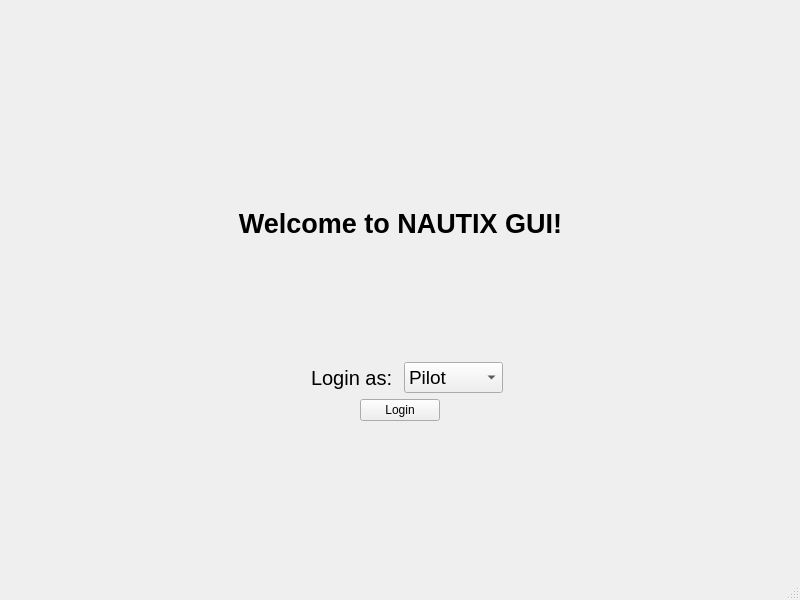
<?xml version="1.0" encoding="UTF-8"?>
<ui version="4.0">
 <class>MainWindow</class>
 <widget class="QMainWindow" name="MainWindow">
  <property name="geometry">
   <rect>
    <x>0</x>
    <y>0</y>
    <width>800</width>
    <height>600</height>
   </rect>
  </property>
  <property name="windowTitle">
   <string>MainWindow</string>
  </property>
  <widget class="QWidget" name="centralwidget">
   <widget class="QWidget" name="widget" native="true">
    <property name="geometry">
     <rect>
      <x>80</x>
      <y>90</y>
      <width>641</width>
      <height>331</height>
     </rect>
    </property>
    <layout class="QVBoxLayout" name="verticalLayout">
     <item>
      <widget class="QLabel" name="welcome_label">
       <property name="sizePolicy">
        <sizepolicy hsizetype="Expanding" vsizetype="Preferred">
         <horstretch>0</horstretch>
         <verstretch>0</verstretch>
        </sizepolicy>
       </property>
       <property name="font">
        <font>
         <pointsize>20</pointsize>
         <bold>true</bold>
        </font>
       </property>
       <property name="text">
        <string>Welcome to NAUTIX GUI!</string>
       </property>
       <property name="alignment">
        <set>Qt::AlignmentFlag::AlignCenter</set>
       </property>
      </widget>
     </item>
     <item>
      <layout class="QHBoxLayout" name="horizontalLayout" stretch="0,0">
       <item alignment="Qt::AlignmentFlag::AlignRight">
        <widget class="QLabel" name="login_label">
         <property name="font">
          <font>
           <pointsize>15</pointsize>
          </font>
         </property>
         <property name="text">
          <string>Login as: </string>
         </property>
        </widget>
       </item>
       <item alignment="Qt::AlignmentFlag::AlignLeft">
        <widget class="QComboBox" name="userbox">
         <property name="font">
          <font>
           <pointsize>14</pointsize>
          </font>
         </property>
         <item>
          <property name="text">
           <string>Pilot</string>
          </property>
         </item>
         <item>
          <property name="text">
           <string>Co-Pilot</string>
          </property>
         </item>
        </widget>
       </item>
      </layout>
     </item>
     <item alignment="Qt::AlignmentFlag::AlignHCenter">
      <widget class="QPushButton" name="login_btn">
       <property name="sizePolicy">
        <sizepolicy hsizetype="Maximum" vsizetype="Fixed">
         <horstretch>0</horstretch>
         <verstretch>0</verstretch>
        </sizepolicy>
       </property>
       <property name="text">
        <string>Login</string>
       </property>
      </widget>
     </item>
    </layout>
   </widget>
  </widget>
  <widget class="QStatusBar" name="statusbar"/>
 </widget>
 <resources/>
 <connections/>
</ui>
